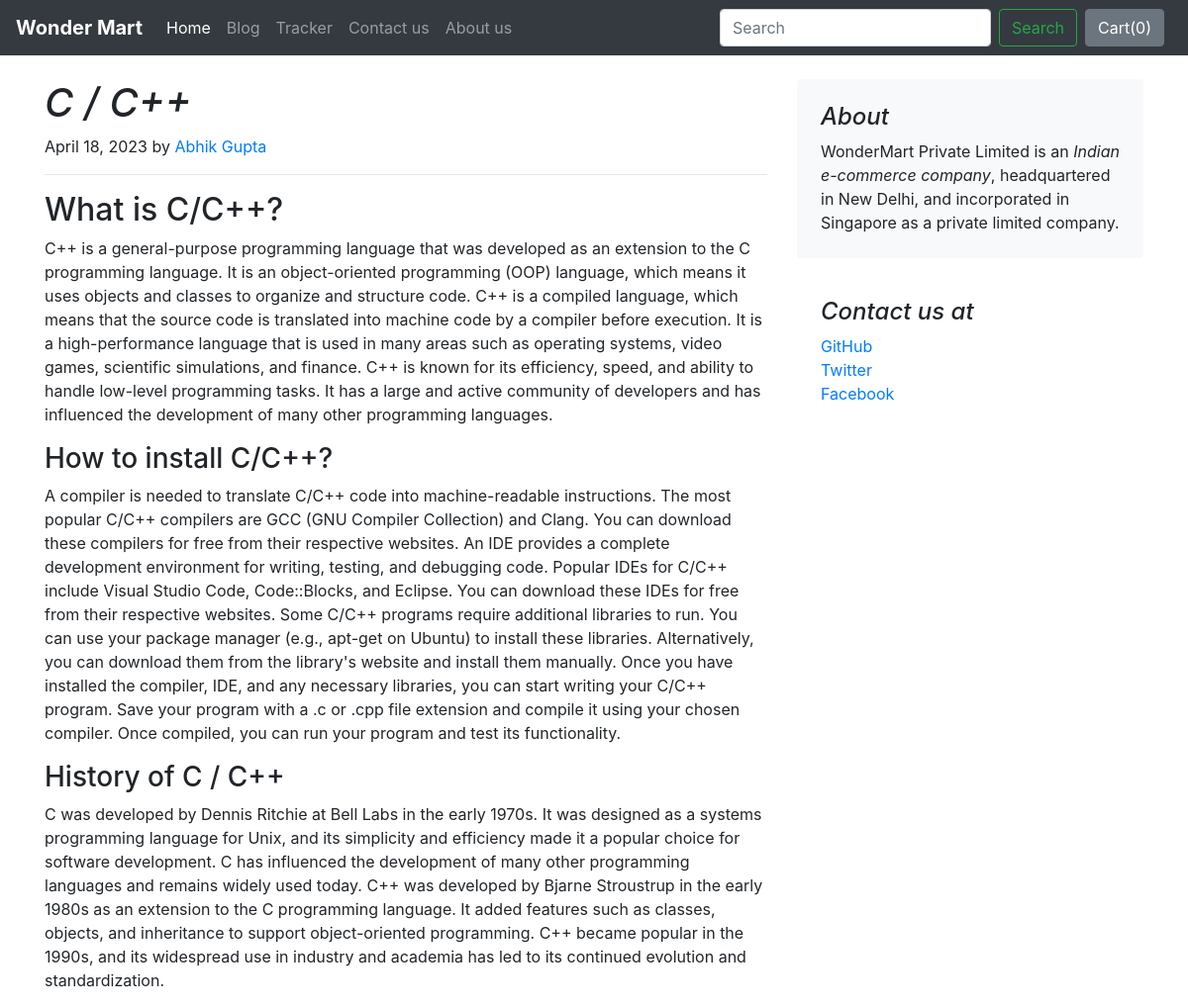
The page /blog/blogpost/1 on the database its author committed.
### blog/models.py (models this page shows)
class Blogpost(models.Model):
    post_id = models.AutoField(primary_key=True)
    title = models.CharField(max_length=50, default="")
    heading0 = models.CharField(max_length=500, default="")
    content_heading0 = models.CharField(max_length=5000, default="")
    heading1 = models.CharField(max_length=500, default="")
    content_heading1 = models.CharField(max_length=5000, default="")
    heading2 = models.CharField(max_length=500, default="")
    content_heading2 = models.CharField(max_length=5000, default="")
    publishing_date = models.DateField()
    author = models.CharField(max_length=100, default="")
    thumbnail = models.ImageField(upload_to='blog/images', default="")
    def __str__(self):
        return self.title

### blog/views.py (the view)
# urls.py: path('blogpost/<int:id>', views.blogpost, name='blogPost')
def blogpost(request, id):
    post = Blogpost.objects.filter(post_id=id)[0]
    print(post)
    return render(request, 'blog/blogpost.html', {'post':post})

### blog/templates/blog/blogpost.html (shortened to what this page needs)
{% extends 'blog/basic.html' %}
{% block body %}
    <div class="container">
        <div class="row mt-4">
            <div class="col-md-8 blog-main">
                <h1 class="font-italic">{{ post.title }}</h1>
                <p class="blog-post-meta">{{ post.publishing_date }} by <a href="#">{{ post.author }}</a></p>
                <hr>
                <div class="blog-post">
                    <h2 class="blog-post-title">{{ post.heading0 }}</h2>
                    <p>{{ post.content_heading0 }}</p>
                    <h3>{{ post.heading1 }}</h3>
                    <p>{{ post.content_heading1 }}</p>
                    <h3>{{ post.heading2 }}</h3>
                    <p>{{ post.content_heading2 }}</p>
                </div>
            </div>
            <aside class="col-md-4 blog-sidebar">
                <div class="p-4 mb-3 bg-light rounded">
                    <h4 class="font-italic">About</h4>
                    <p class="mb-0">WonderMart Private Limited is an <em>Indian e-commerce company</em>, headquartered in New Delhi, and incorporated in Singapore as a private limited company.</p>
                </div>
                <div class="p-4">
                    <h4 class="font-italic">Contact us at</h4>
                    <ol class="list-unstyled">
                        <li><a href="#">GitHub</a></li>
                        <li><a href="#">Twitter</a></li>
                        <li><a href="#">Facebook</a></li>
                    </ol>
                </div>
            </aside>
        </div>
    </div>
{% endblock %}

### rows shown on the page
Blogpost: title "C / C++", publishing_date "April 18, 2023", author "Abhik Gupta", heading0 "What is C/C++?", content_heading0 "C++ is a general-purpose programming language that was developed as an extension to the C programming language. It is an object-oriented programming (OOP) language, which means it uses objects and classes to organize and structure code. C++ is a compiled language, which means that the source code is translated into machine code by a compiler before execution. It is a high-performance language that is used in many areas such as operating systems, video games, scientific simulations, and finance. C++ is known for its efficiency, speed, and ability to handle low-level programming tasks. It has a large and active community of developers and has influenced the development of many other…", heading1 "How to install C/C++?", content_heading1 "A compiler is needed to translate C/C++ code into machine-readable instructions. The most popular C/C++ compilers are GCC (GNU Compiler Collection) and Clang. You can download these compilers for free from their respective websites. An IDE provides a complete development environment for writing, testing, and debugging code. Popular IDEs for C/C++ include Visual Studio Code, Code::Blocks, and Eclipse. You can download these IDEs for free from their respective websites. Some C/C++ programs require additional libraries to run. You can use your package manager (e.g., apt-get on Ubuntu) to install these libraries. Alternatively, you can download them from the library's website and install them…", heading2 "History of C / C++", content_heading2 "C was developed by Dennis Ritchie at Bell Labs in the early 1970s. It was designed as a systems programming language for Unix, and its simplicity and efficiency made it a popular choice for software development. C has influenced the development of many other programming languages and remains widely used today. C++ was developed by Bjarne Stroustrup in the early 1980s as an extension to the C programming language. It added features such as classes, objects, and inheritance to support object-oriented programming. C++ became popular in the 1990s, and its widespread use in industry and academia has led to its continued evolution and standardization."
